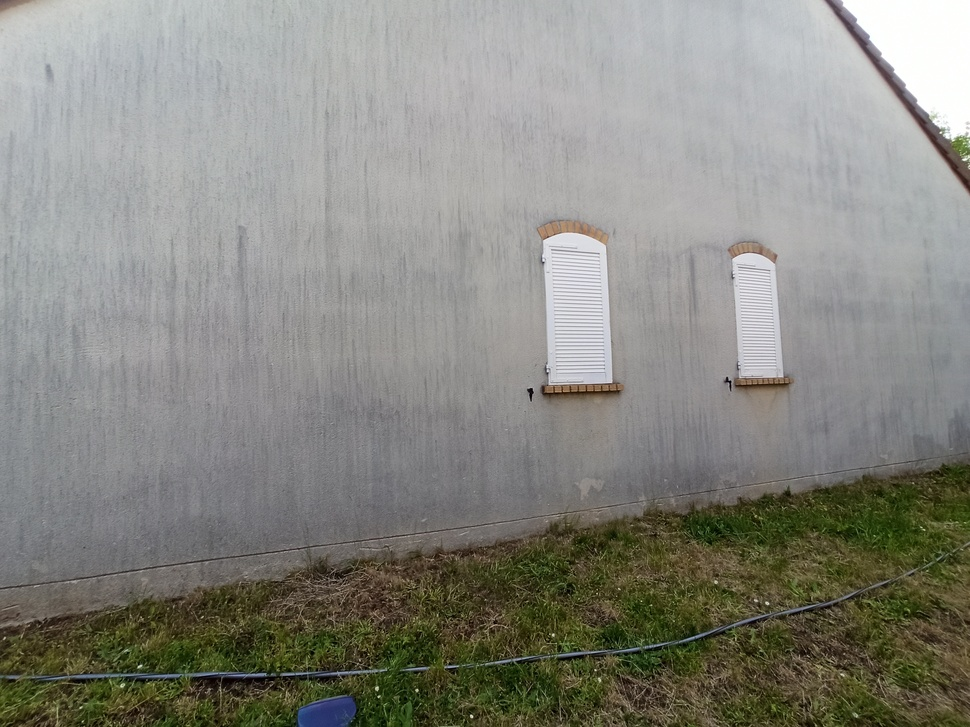
%> input picture Images_avant/f0.jpg, 970 x 727 px, shrunk from 3264 x 2448 before the run
$ octave Conique_K.m   (GNU Octave 9; MATLAB toolbox functions it lacks are replaced by stand-ins)
%> lines starting %> are read from the running program, lines starting %| are printed output that depends on the picture
### MATLAB/K_w_principalpoint.m
%constraints / corresponding equations

%déterminer K sous les contraintes :
% - 2 vanishing points orthogonaux
% - point principal connu  p = (x0,y0)
% - square pixels
function K = K_principalpoint(u,v,p)
% - u,v vanishing points corresponding to orthogonal lines
% 1 contrainte associée
%  - known principal point p
% 2 contraintes associées
% square pixels + zero skew ; 2 contraintes
M = zeros(5,6);
M(1,:) = [ v(1)*u(1), v(1)*u(2) + v(2)*u(1) , v(2)*u(2) , v(1)*u(3)+v(3)*u(1) , v(2)*u(3)+v(3)*u(2), v(3)*u(3) ];
M(2,:) =  [ p(1), p(2) , 0 , 1 ,0 ,0];
M(3,:)  =  [0, p(1), p(2), 0 ,1 ,0 ];
M(4,:) = [0 , 1 ,0 ,0, 0 ,0];
M(5,:)  = [ 1, 0, -1, 0, 0 ,0];

[U,S,V] = svd(M);
w=V(:,6); %o != 0 ; est dans le noyau de M
omega= [ w(1) w(2) w(4) ; w(2) w(3) w(5) ; w(4) w(5) w(6) ];
disp(omega);
K_inv = chol(omega);
K = inv(K_inv);

end

### MATLAB/Conique_K.m
clear all;
%f0.jpg
img = imread('f0.jpg');
%> img is the input picture: size 727x970x3 uint8; mean R, G, B 135.6, 135.4, 128.1
img = rgb2gray(img); %passage au gris
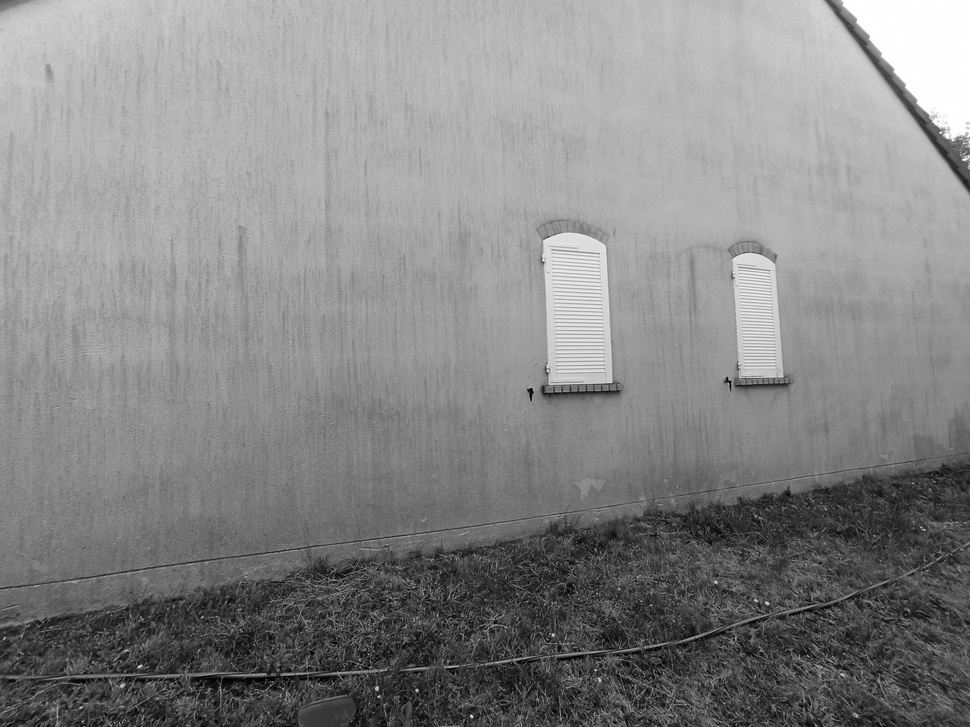
%> img: size 727x970 uint8; min 0, max 255, mean 134.6
%normalisation des données


[h,l] = size(img);
%> h = 727; l = 970
m = mean(img,'all');
%> m = 134.6
sd = 3.0551;
img = (img -mean(img,'all'))./sd;
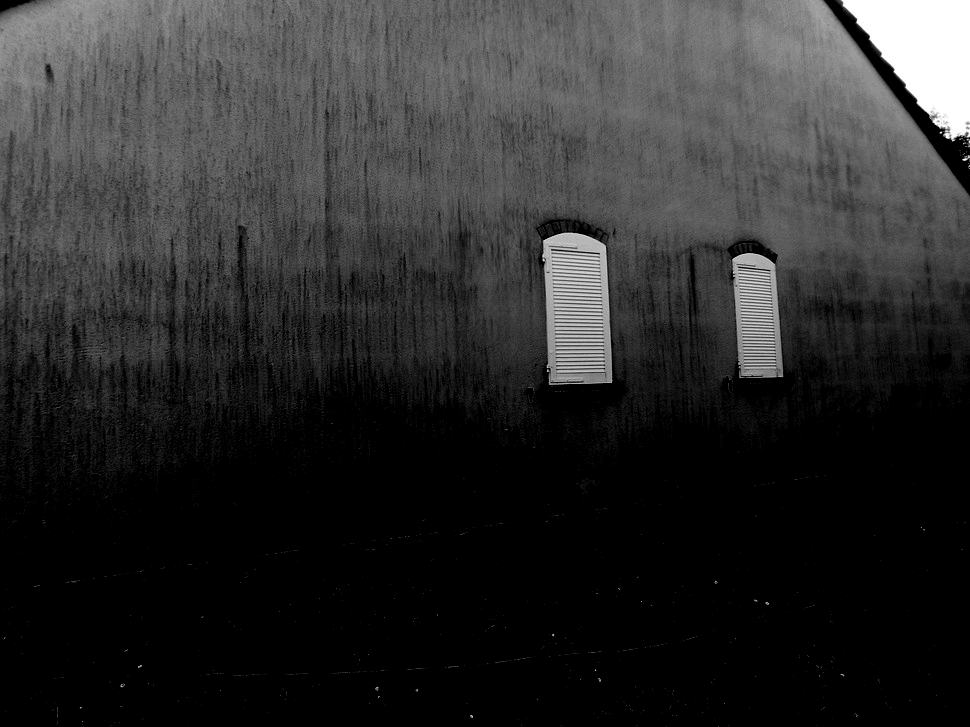
%> img: size 727x970 uint8; min 0, max 39, mean 6.9; drawn with min black and max white
%données centrées réduites ensuite


% ligne de fuite horizontale
 Hr = 1.0e+03*[1.8440    1.2980,
    1.8290    0.8090,
    2.4800    1.2710,
    2.4620    0.8750];
%normalisation rudimentaire
 H_n = (Hr(:,:)-m)/sd;
%> H_n = [559.5 380.8; 554.6 220.7; 767.7 372; 761.8 242.3]
% ligne de fuite verticale
  Vr = 1.0e+03*[ 0.3680    1.9400,
    1.5920    1.7750,
    1.8290    1.3040,
    2.6900    1.2770];
%normalisation
V_n = (Vr(:,:)-m)/sd;
%> V_n = [76.39 590.9; 477 536.9; 554.6 382.8; 836.4 373.9]

%on détermine l'intersection des droites sensées être parallèles


X(1,:) = V_n(1,:);
X(2,:) = V_n(2,:);
X(3,:) = V_n(3,:);
X(4,:) = V_n(4,:);


for i=1:2
    j=2*i;
c(i,:) = [[1; 1]  X(j-1:j,1)]\X(j-1:j,2);
slope(i) = c(i,2);
intercept(i) = c(i,1);

end
%> after the loop, c = [601.2 -0.135; 400.2 -0.0314]; intercept = [601.2 400.2]; slope = [-0.135 -0.0314]
%
for k=1:1
    h=2*k;
    vx(k) = linsolve(slope(h-1) - slope(h),   intercept(h) - intercept(h-1));
  p(k,:)= [vx(k)*(slope(h-1)-slope(h)), vx(k)*(slope(h-1)-slope(h)) + intercept(h) - intercept(h-1) ,1]';
end
%> after the loop, p = [-201.1 -402.2 1]


Y(1,:) = H_n(1,:);
Y(2,:) = H_n(2,:);
Y(3,:) = H_n(3,:);
Y(4,:) = H_n(4,:);

i=0;
for i=1:2
    j=2*i;
d(i,:) = [[1; 1]  Y(j-1:j,1)]\Y(j-1:j,2);
slop(i) = d(i,2);
intercep(i) = d(i,1);

end
%> after the loop, d = [-17859.3 32.6; -16517.2 22]; intercep = [-17859.3 -16517.2]; slop = [32.6 22]
%
k=0;
for k=1:1
    h=2*k;
    vy(k) = linsolve(slop(h-1) - slop(h),   intercep(h) - intercep(h-1));
  q(k,:)= [vy(k)*(slop(h-1)-slop(h)), vy(k)*(slop(h-1)-slop(h)) + intercep(h) - intercep(h-1) ,1]';
end
%> after the loop, q = [1342.1 2684.2 1]


p_1 = p';
%> p_1 = [-201.1; -402.2; 1]
p_2 =q';
%> p_2 = [1342.1; 2684.2; 1]
%on détermine la droite à l'infini
l_infty = cross(p,q)';
%> l_infty = [-3086.4; 1543.2; 0]


[lignes colonnes] = size(img); % on récupère la "taille" du plan pour avoir les coordonnées du point principal
%> lignes = 727; colonnes = 970
%axes respectifs
x = (1:colonnes)';
%> x = 970 values from 1 to 970
y = (1:lignes)';
%> y = 727 values from 1 to 727
principal_p = ([length(x)/2 , length(y)/2]-[m,m])/sd;
%> principal_p = [114.7 74.91]
K = K_w_principalpoint(p_1,p_2,principal_p);
%> in K_principalpoint, `[U,S,V] = svd(M);`: U = [1 -4e-05 -8.84e-05 1.71e-06 -4.76e-07; -4.65e-05 -0.997 -0.0754 0.00781 -0.00897; -8.52e-05 0.0754 -0.997 0.0188 0.00517; -4.49e-07 -0.00168 -0.0194 -0.901 -0.434; 3.37e-07 -0.0112 -0.00437 -0.434 0.901]; S = [1550321.4 0 0 0 0 0; 0 116.8 0 0 0 0; 0 0 35.59 0 0 0; 0 0 0 0.0247 0 0; 0 0 0 0 0.0104 0]; V = [-0.174 -0.887 0.427 0.0111 0.0109 6.06e-07; -0.696 -0.196 -0.69 -0.0223 -0.0045 5.29e-23; -0.696 0.418 0.583 0.0219 0.00162 6.06e-07; 0.000736 -0.00893 -0.00495 0.394 -0.919 -6.95e-05; 0.00147 -0.000135 -0.0337 0.918 0.394 -4.54e-05; 6.45e-07 -3.42e-07 -2.48e-06 6.9e-05 -4.59e-05 1]
%> in K_principalpoint, `w=V(:,6);`: w = [6.06e-07; 5.29e-23; 6.06e-07; -6.95e-05; -4.54e-05; 1]
%> in K_principalpoint, `omega= [ w(1) w(2) w(4) ; w(2) w(3) w(5) ; w(4) w(5) w(6) ];`: omega = [6.06e-07 5.29e-23 -6.95e-05; 5.29e-23 6.06e-07 -4.54e-05; -6.95e-05 -4.54e-05 1]
%|    6.0562e-07   5.2940e-23  -6.9455e-05
%|    5.2940e-23   6.0562e-07  -4.5369e-05
%|   -6.9455e-05  -4.5369e-05   1.0000e+00
%> in K_principalpoint, `K_inv = chol(omega);`: K_inv = [0.000778 6.8e-20 -0.0892; 0 0.000778 -0.0583; 0 0 0.994]
%> in K_principalpoint, `K = inv(K_inv);`: K = [1285 -1.12e-13 115.3; 0 1285 75.34; 0 0 1.01]
%> K = [1285 -1.12e-13 115.3; 0 1285 75.34; 0 0 1.01]
display(K);
%| K =
%|    1.2850e+03  -1.1233e-13   1.1534e+02
%|             0   1.2850e+03   7.5343e+01
%|             0            0   1.0057e+00

$ run again, with Images_avant/Carreau.jpg copied over Images_avant/f0.jpg
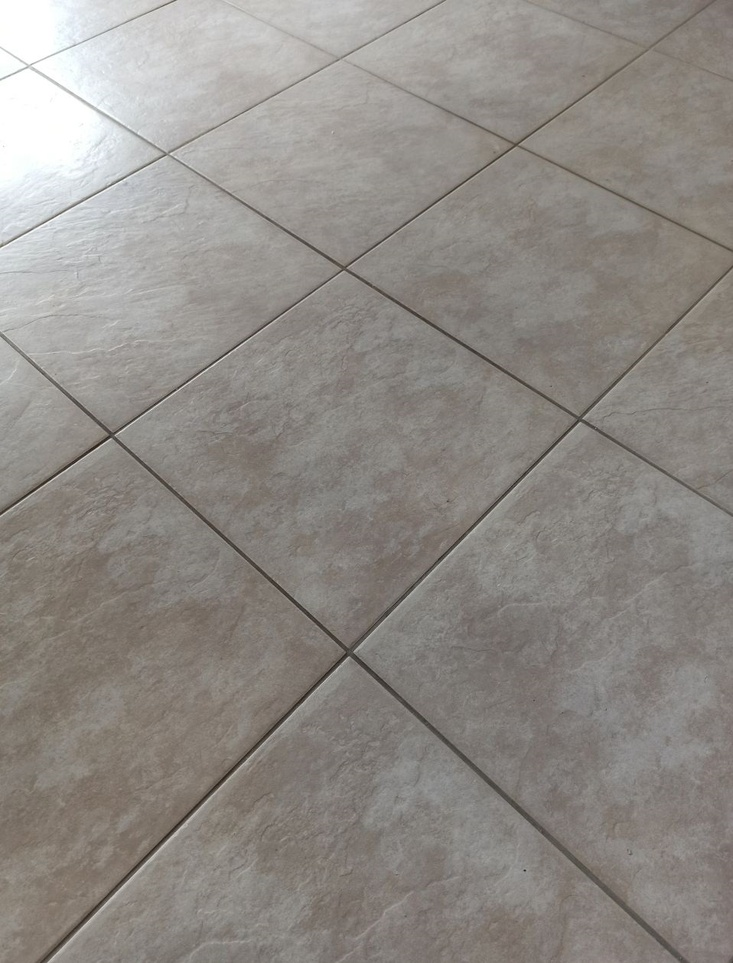
%> input picture Images_avant/Carreau.jpg, 733 x 963 px, shrunk from 958 x 1258 before the run
%> img is the input picture: size 963x733x3 uint8; mean R, G, B 143.2, 138.7, 133.7
%> m = 139.4
%> `img = (img -mean(img,'all'))./sd;`:
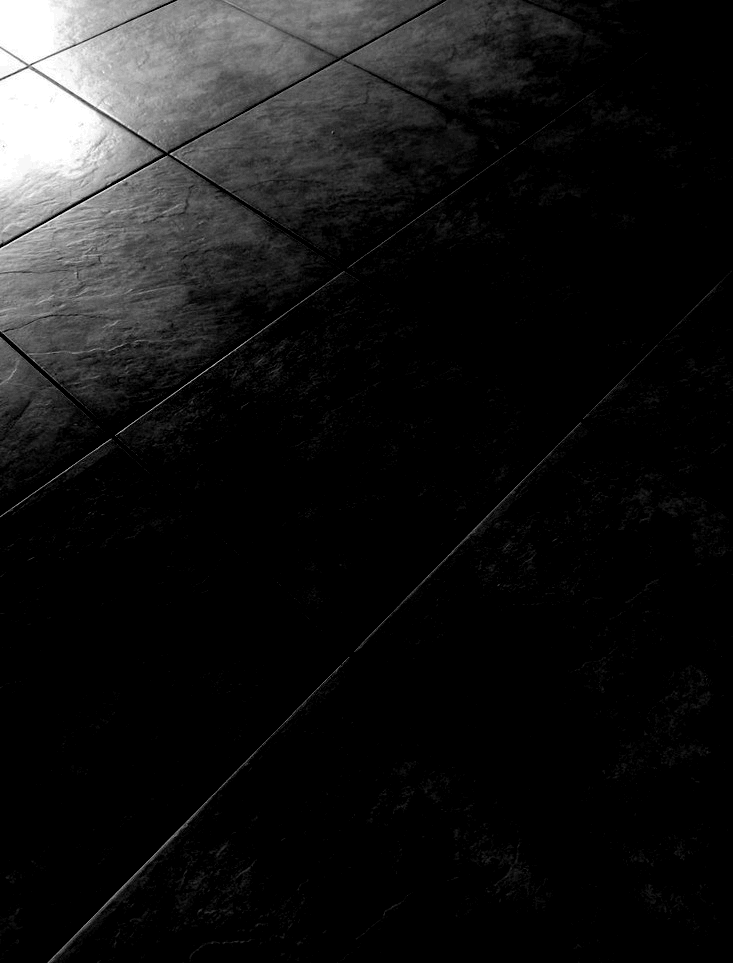
%> img: size 963x733 uint8; min 0, max 38, mean 3.3; drawn with min black and max white
%> H_n = [557.9 379.2; 553 219.2; 766.1 370.4; 760.2 240.8]
%> V_n = [74.81 589.4; 475.5 535.4; 553 381.2; 834.9 372.3]
%> after the loop `for i=1:2`: c = [599.4 -0.135; 398.5 -0.0314]; intercept = [599.4 398.5]; slope = [-0.135 -0.0314]
%> after the loop `for k=1:1`: p = [-200.9 -401.8 1]
%> after the loop `for i=1:2`: d = [-17809.6 32.6; -16484.2 22]; intercep = [-17809.6 -16484.2]; slop = [32.6 22]
%> after the loop `for k=1:1`: q = [1325.4 2650.9 1]
%> p_1 = [-200.9; -401.8; 1]
%> p_2 = [1325.4; 2650.9; 1]
%> l_infty = [-3052.7; 1526.3; 0]
%> principal_p = [74.32 112]
%> U = [1 -2.77e-05 -9.71e-05 2.27e-05 -2.23e-07; -5.94e-05 -0.943 -0.326 0.0746 -0.011; -8.48e-05 0.334 -0.916 0.222 0.00467; -4.55e-07 -0.00464 -0.178 -0.739 0.65; 3.41e-07 -0.0117 0.153 0.632 0.76]; S = [1529802.7 0 0 0 0 0; 0 105 0 0 0 0; 0 0 2.63 0 0 0; 0 0 0 0.328 0 0; 0 0 0 0 0.012 0]; V = [-0.174 -0.597 0.695 0.362 0.000849 6e-07; -0.696 -0.488 -0.467 -0.243 0.00781 -5.66e-21; -0.696 0.637 0.293 0.154 -0.00828 6e-07; 0.000735 -0.00927 -0.165 0.305 -0.938 -4.46e-05; 0.00147 0.00259 -0.432 0.833 0.347 -6.72e-05; 6.54e-07 -2.64e-07 -3.7e-05 6.92e-05 -1.85e-05 1]
%> w = [6e-07; -5.66e-21; 6e-07; -4.46e-05; -6.72e-05; 1]
%> omega = [6e-07 -5.66e-21 -4.46e-05; -5.66e-21 6e-07 -6.72e-05; -4.46e-05 -6.72e-05 1]
%|    5.9992e-07  -5.6645e-21  -4.4586e-05
%|   -5.6645e-21   5.9992e-07  -6.7168e-05
%|   -4.4586e-05  -6.7168e-05   1.0000e+00
%> K_inv = [0.000775 -7.31e-18 -0.0576; 0 0.000775 -0.0867; 0 0 0.995]
%> in K_principalpoint, `K = inv(K_inv);`: K = [1291.1 1.22e-11 74.73; 0 1291.1 112.6; 0 0 1.01]
%| K =
%|    1.2911e+03   1.2191e-11   7.4727e+01
%|             0   1.2911e+03   1.1257e+02
%|             0            0   1.0055e+00
